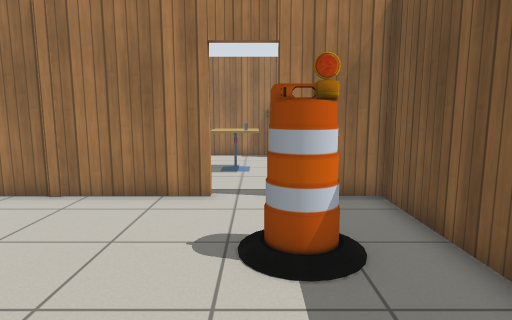
View 1 (above)

16 first-person views from a walk through a Gazebo world. The camera is 1.1 m above the floor, tilts 8° down and sees 75° across. The lines on the ground mark 1 m squares. The floor is counted in squares, 0.5 m on a side. Each view is taken from the middle of a square. On the plan, view 1 faces up. The plan holds only what a view shows up to about 19 squares ahead; the rest is blank. Robots are left out. Simple patterns stand in for the simulator's built-in surfaces.

View 2
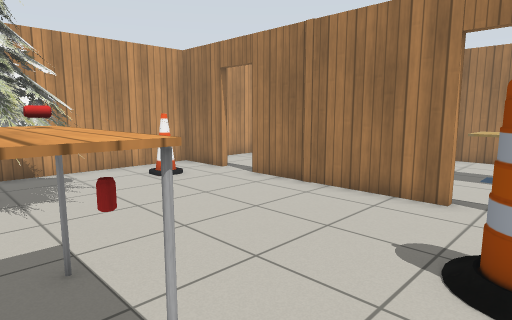

View 3
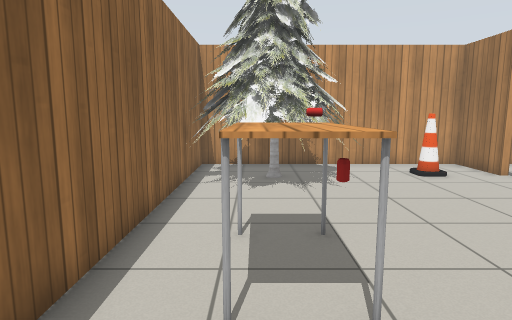

View 4
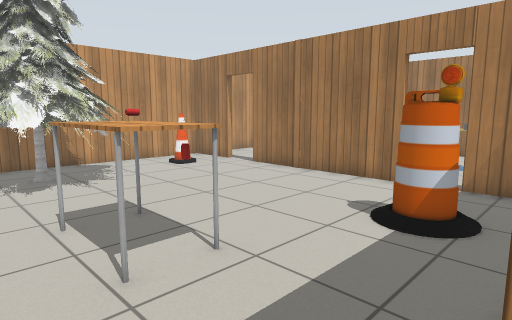

View 5
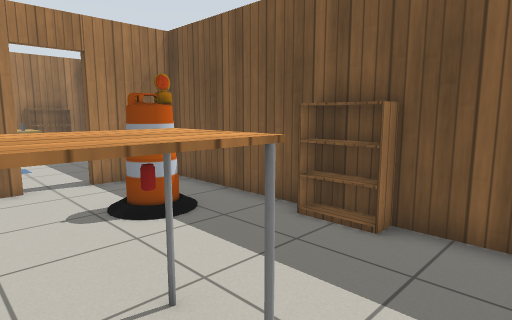

View 6
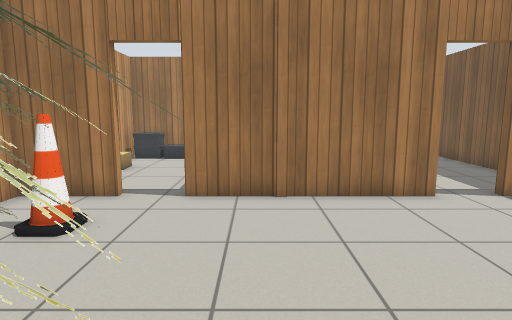

View 7
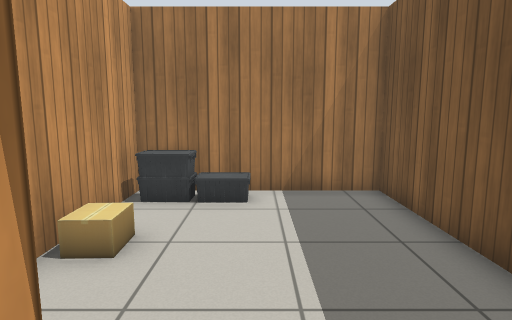

View 8
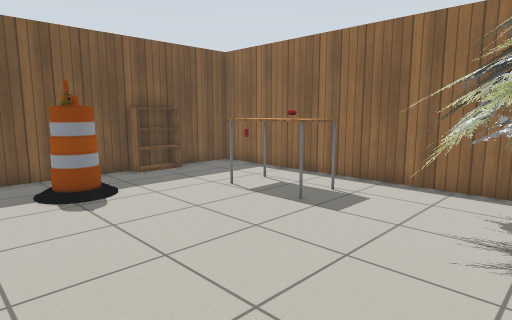

View 9
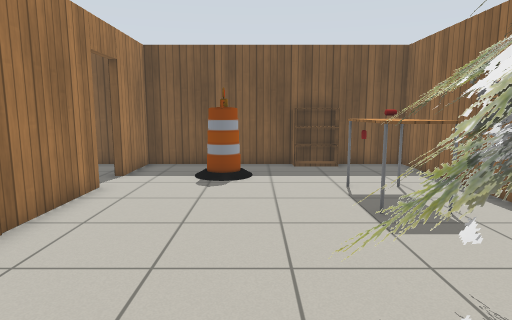

View 10
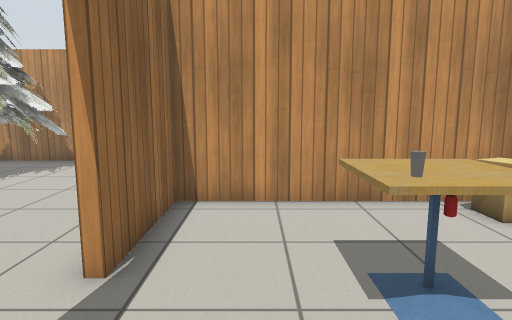

View 11
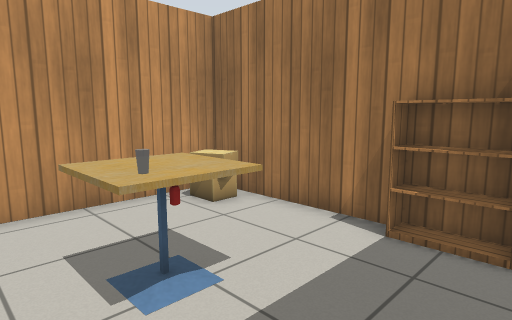

View 12
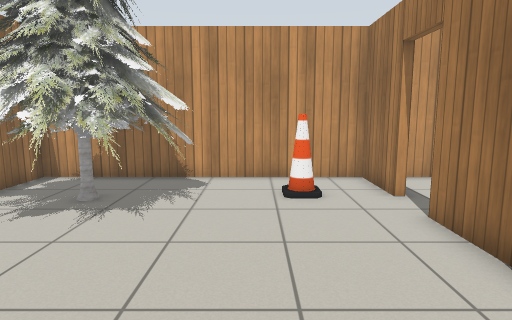

View 13
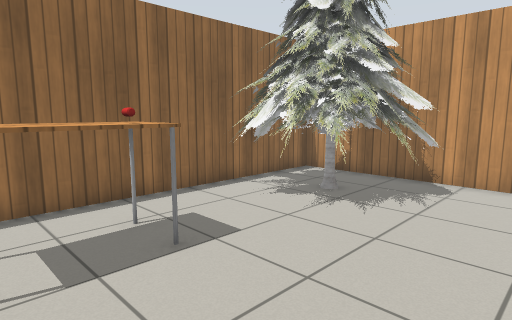

View 14
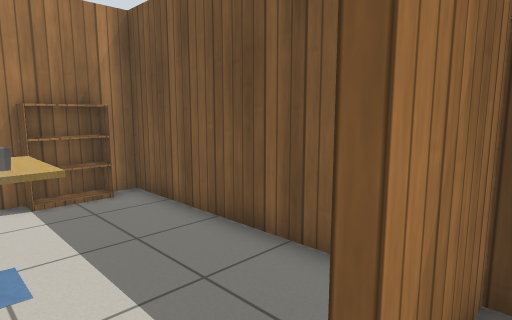

View 15
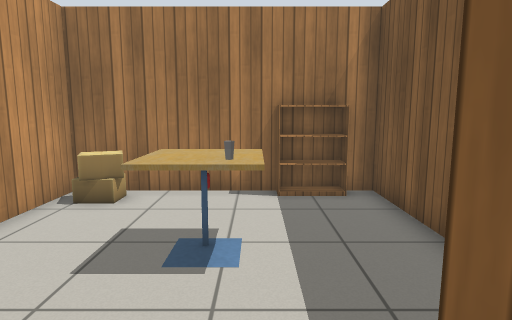

View 16
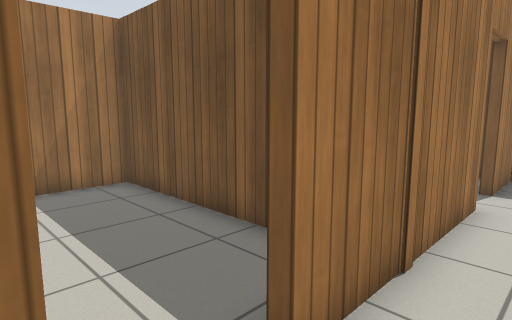

### Floor plan
Key: @ floor where view 1 was taken; # wall or solid block; . floor; D open door; B bookshelf; T cafe table; A barrel; C cone; P pine tree; L table; R drink can; E cardboard box; O other object.
Columns run from 13 left of view 1 to 4 right of it. Each row starts with its distance up from view 1.
 18     ##### ####  ##
 17  OOO....#E....BB.#
 16  OOOO...#E.......#
 15 #.......#........#
 14  E......#...TT...#
 13  EE.....#...T ...#
 12 #.......#...TT...#
 11 #.......#........#
 10 #.......#........#
  9 ####DD######DD####
  8 #................#
  7 #................#
  6 #..C.............#
  5 #............AA..#
  4 #.. .............#
  3 #.PPPP...........#
  2  PPPPPP.........B
  1  PPPPPP .LRLL...B
  0  PPPPPP..LLLL@...#
 -1  PPPPPP..........#
 -2  #PPPP...........#
 -3       ############

Where each view was taken, in squares from view 1:
view 1: 0 up, 0 right, facing up
view 2: 0 up, 1 right, facing up-left
view 3: 0 up, 2 right, facing left
view 4: 2 down, 3 right, facing up-left
view 5: 2 down, 3 left, facing up-right
view 6: 0 up, 6 left, facing up
view 7: 8 up, 9 left, facing up
view 8: 8 up, 9 left, facing down-right
view 9: 4 up, 11 left, facing right
view 10: 11 up, 3 right, facing left
view 11: 11 up, 3 right, facing up-left
view 12: 5 up, 1 left, facing left
view 13: 6 up, 1 left, facing down-left
view 14: 8 up, 1 left, facing up-right
view 15: 8 up, 0 right, facing up
view 16: 7 up, 10 left, facing up-right
